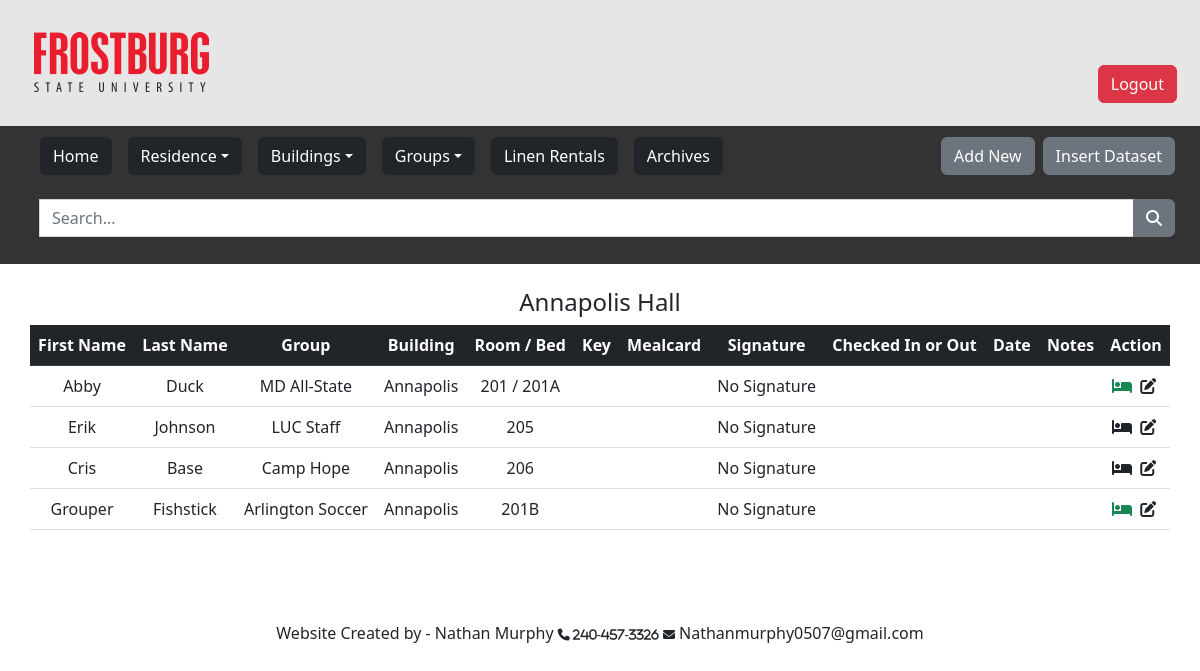
The app's page /homepage.php?building=Annapolis with its own data.
### tables this page shows
CREATE TABLE `linens` (
  `id` int(11) NOT NULL,
  `resident_id` int(11) DEFAULT NULL,
  `first_name` varchar(255) DEFAULT NULL,
  `last_name` varchar(255) DEFAULT NULL,
  `building` varchar(255) DEFAULT NULL,
  `room` varchar(255) DEFAULT NULL,
  `group` varchar(255) DEFAULT NULL,
  `linen_type` varchar(255) DEFAULT NULL,
  `linen_quantity` varchar(255) DEFAULT NULL,
  `linen_cost` varchar(255) DEFAULT NULL,
  `linen_date_rented` date DEFAULT NULL,
  `linen_date_returned` date DEFAULT NULL
);

### homepage.php (the view, shortened to what this page needs)
<?php
include "db_conn.php";
$search = "";
$filter = isset($_GET['filter']) ? $_GET['filter'] : "";
$building = isset($_GET['building']) ? $_GET['building'] : "";
$group = isset($_GET['group']) ? $_GET['group'] : "";
if (isset($_GET['search'])) {
    $search = mysqli_real_escape_string($conn, $_GET['search']);
    $sql = "SELECT co.*, l.linen_date_rented FROM `checkin-out` co
            LEFT JOIN `linens` l ON co.id = l.resident_id
            WHERE (co.first_name LIKE '%$search%' OR
                   co.last_name LIKE '%$search%' OR
                   co.building LIKE '%$search%' OR
                   co.room LIKE '%$search%' OR
                   co.key_number LIKE '%$search%' OR
                   co.`group` LIKE '%$search%' OR
                   co.mealcard LIKE '%$search%' OR
                   co.checkin_signature LIKE '%$search%' OR
                   co.Checked_in_out LIKE '%$search%' OR
                   co.Date LIKE '%$search%')";
    if ($filter === 'checkedin') {
        $sql .= " AND co.Checked_in_out = 'Checked In'";
    } elseif ($filter === 'checkedout') {
        $sql .= " AND co.Checked_in_out = 'Checked Out'";
    }
    if (!empty($building)) {
        $sql .= " AND co.building = '$building'";
    }
    if (!empty($group)) {
        $sql .= " AND co.`group` = '$group'";
    }
} else {
    $sql = "SELECT co.*, l.linen_date_rented FROM `checkin-out` co
            LEFT JOIN `linens` l ON co.id = l.resident_id
            WHERE 1=1";
    if (!empty($building)) {
        $sql .= " AND co.building = '$building'";
    }
}
$result = mysqli_query($conn, $sql);
function highlight_search_result($text, $search) {
    return $text;
}
?>
<!DOCTYPE html>
<html lang="en">
<head>
    <link rel="stylesheet" href="homepage.css">
    <link href="https://cdn.jsdelivr.net/npm/bootstrap@5.2.3/dist/css/bootstrap.min.css" rel="stylesheet">
    <link rel="stylesheet" href="https://cdnjs.cloudflare.com/ajax/libs/font-awesome/6.4.0/css/all.min.css" />
</head>
<body>
<div class="header">
    <div>
     <a href="https://www.frostburg.edu/">
        <img alt="Frostburg State University" style="transform: translate(20px,20px);" src="src/FSU-logo.png">
        </a>
    </div>
    <div class="logout_button">
        <a href="logout.php" class="dropbtn btn btn-danger"> Logout </a>
    </div>
</div>
<div class="topnavbar">
    <ul>
        <li><a href="home.php" class="btn btn-dark mx-2 mt-2 mb-2">Home</a></li>
        <li class="dropdown mb-2">
            <a href="javascript:void(0)" class="dropbtn btn btn-dark mx-2 mt-2 mb-2 dropdown-toggle">Residence</a>
        </li>
        <li class="dropdown">
            <a href="javascript:void(0)" class="dropbtn btn btn-dark mx-2 mt-2 mb-2 dropdown-toggle">Buildings</a>
        </li>
        <li class="dropdown">
            <a href="javascript:void(0)" class="dropbtn btn btn-dark mx-2 mt-2 mb-2 dropdown-toggle">Groups</a>
        </li>
        <li><a href="linen.php" class="dropbtn btn btn-dark mx-2 mt-2 mb-2">Linen Rentals</a></li>
        <li><a href="Archives.php" class="btn btn-dark mx-2 mt-2 mb-2">Archives</a></li>
        <div class="right_buttons">
            <li><a href="add_new.php" class="btn btn-secondary my-2 mx-2"> Add New </a></li>
            <li><a href="import.php" class="btn btn-secondary my-2"> Insert Dataset </a></li>
        </div>
        <form method="get">
            <div class="input-group">
                <input type="text" class="form-control" placeholder="Search..." id="searchInput" name="search" value="<?= htmlspecialchars($search) ?>">
                <button type="submit" class="btn btn-secondary"><i class="fa-solid fa-search"></i></button>
            </div>
        </form>
    </ul>
</div>
    <div class="column middle mt-4">
        <table class="table table-hover text-center">
        <h4>
            <?php
            if ($filter === 'checkedin') {
                echo "Checked In Residence";
            } elseif ($filter === 'checkedout') {
                echo "Checked Out Residence";
            } elseif (!empty($building)) {
                echo "{$building} Hall";
            } elseif (!empty($group)) {
                echo "{$group} Group";
            } else {
                echo "All Residence";
            }
            ?>
        </h4>
            <thead class="table-dark">
                <tr>
                    <th scope="col">First Name</th>
                    <th scope="col">Last Name</th>
                    <th scope="col">Group</th>
                    <th scope="col">Building</th>
                    <th scope="col">Room / Bed</th>
                    <th scope="col">Key</th>
                    <th scope="col">Mealcard</th>
                    <th scope="col">Signature</th>
                    <th scope="col">Checked In or Out</th>
                    <th scope="col">Date</th>
                    <th scope="col">Notes</th>
                    <th scope="col">Action</th>
                </tr>
            </thead>
            <tbody style="background-color:#ffffff">
                <?php while ($row = mysqli_fetch_assoc($result)): ?>
                <tr>
                    <td><?php echo highlight_search_result($row['first_name'], $search); ?></td>
                    <td><?php echo highlight_search_result($row['last_name'], $search); ?></td>
                    <td><?php echo highlight_search_result($row['group'], $search); ?></td>
                    <td><?php echo highlight_search_result($row['building'], $search); ?></td>
                    <td><?php echo highlight_search_result($row['room'], $search); ?></td>
                    <td><?php echo highlight_search_result($row['key_number'], $search); ?></td>
                    <td><?php echo highlight_search_result($row['mealcard'], $search); ?></td>
                    <td>
                        <?php if (!empty($row['checkin_signature'])): ?>
                            <img src="<?php echo htmlspecialchars($row['checkin_signature']); ?>" alt="Signature" class="signature-image">
                        <?php else: ?>
                            No Signature
                        <?php endif; ?>
                    </td>
                    <td><?php echo highlight_search_result($row['Checked_in_out'], $search); ?></td>
                    <td><?php echo highlight_search_result($row['Date'], $search); ?></td>
                    <td>
                    </td>
                    <td>
                        <a href="edit_linen.php?id=<?php echo $row['id']; ?>"><i class="fa-solid fa-bed <?php echo !empty($row['linen_date_rented']) ? 'text-success' : 'link-dark';?>"></i></a>
                        <a href="edit.php?id=<?php echo $row['id']; ?>"><i class="fa-solid fa-pen-to-square link-dark mx-1"></i></a>
                    </td>
                </tr>
                <?php endwhile; ?>
            </tbody>
        </table>
    </div>
    <div class="footer">
        <p>Website Created by - Nathan Murphy <i class="fa fa-phone" style="font-size:12px"> 240-457-3326 </i> <i class="fa fa-envelope" style="font-size:12px"></i> Nathanmurphy0507@gmail.com </p>
    </div>
</body>
</html>

### homepage.css (style rules this page uses)
body { background: url(src/red-main.jpg) no-repeat fixed; background-size: cover; background-color: #a90b00; }
.header { background-color: #e6e6e6; color: rgb(0, 0, 0); padding: 8px; text-align: justify end; }
.topnavbar { margin-bottom: 5px; padding: 3px 0; background-color: #333; }
ul { list-style-type: none; margin: 0; padding: 0; background-color: #333; }
li { float: left; padding: 0; margin: 0; }
li a, .dropbtn { display: inline-block; color: white; text-align: center; padding: 14px 16px; text-decoration: none; }
li.dropdown { display: inline-block; position: relative; }
li a, .dropbtn { display: inline-block; color: white; text-align: center; padding: 14px 16px; text-decoration: none; outline: none; }
.column.middle { margin: auto; text-align: center; width: 95%; }
header, .logout_button { text-align: right; display: flex-end; margin-top: -55px; margin-right: 15px; margin-bottom: 15px; }
.right_buttons { float: right; display: flex; margin-right: 25px; }
topnavbar, .input-group { display: flex; justify-content: center; padding: 8px; padding-right: 25px; }
.footer { text-align: center; padding: 75px; }

### records on screen
linens: resident.first_name "Abby", resident.last_name "Duck", resident.group "MD All-State", resident.building "Annapolis", resident.room "201 / 201A"
checkin-out: first_name "Erik", last_name "Johnson", group "LUC Staff", building "Annapolis", room "205", shows "No Signature"
checkin-out: first_name "Cris", last_name "Base", group "Camp Hope", building "Annapolis", room "206", shows "No Signature"
linens: resident.first_name "Grouper", resident.last_name "Fishstick", resident.group "Arlington Soccer", resident.building "Annapolis", resident.room "201B"

### other values on screen
$building "Annapolis"
